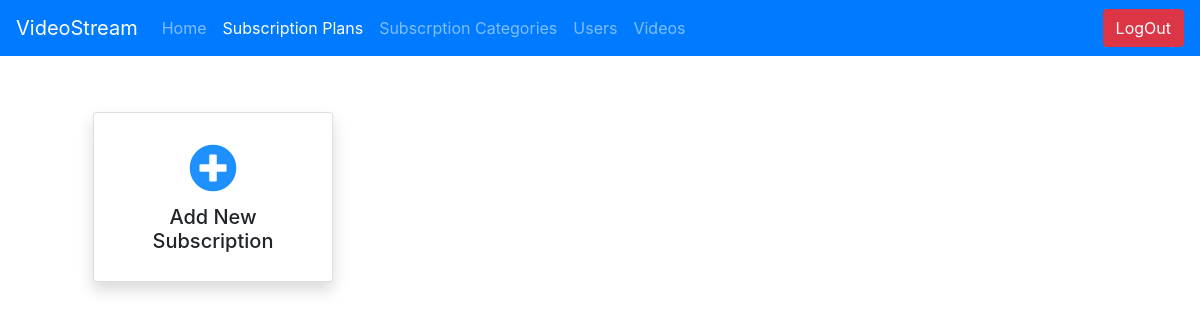
Before: /video_stream_admin/subscription_plans/ (signed in) with the older database file.
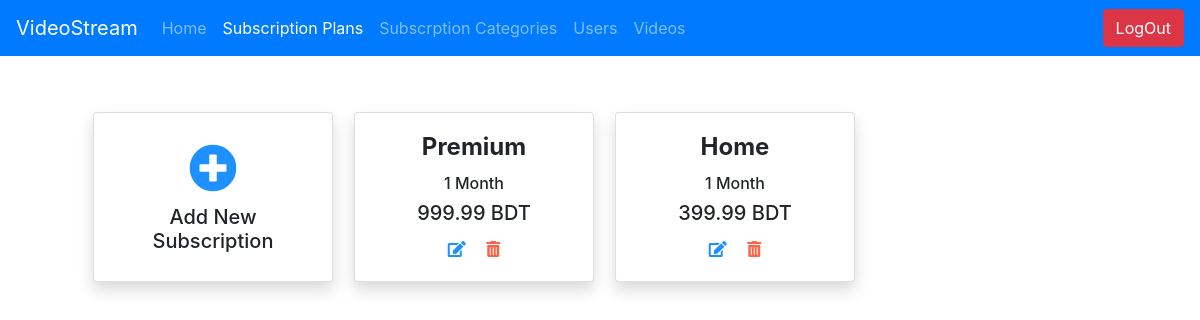
After: the same page with the newer database file.
### video_stream_app/models.py (models this page shows, shortened)
class Subscription(models.Model):
    id = models.AutoField(primary_key=True)
    subscription_type = models.ForeignKey(SubscriptionType,
                                          on_delete=models.SET_NULL, blank=True, null=True)
    subscription_price = models.DecimalField(
        max_digits=10, decimal_places=2, default=0)
    subscription_validity = models.IntegerField(
        default=0, verbose_name='subscription_validity (Months)')
    created_at = models.DateTimeField(auto_now_add=True)
    updated_at = models.DateField(auto_now=True)

class SubscriptionType(models.Model):
    id = models.AutoField(primary_key=True)
    type_name = models.CharField(
        max_length=50, blank=False, null=False, unique=True)

### video_stream_app/views.py (the view)
# urls.py: path('video_stream_admin/subscription_plans/', views.subscription_plan_list,
@login_required(login_url='/video_stream_admin/')
def subscription_plan_list(request):
    return render(request, 'video_stream_app/subscriptions.html',
                  {
                      'subscriptions': models.Subscription.objects.all(),
                      'title': 'Available Plans',
                      'is_logged_in': request.user.is_authenticated,
                      'subscription_plans': 'active',
                      'admin': True
                  })

### video_stream_app/templates/video_stream_app/subscriptions.html (shortened to what this page needs)
{% extends 'base.html' %}
{% load static %}
{% block content %}
    <div class="container">
        <div class="m-5 text-center">
            <div class="row">
                <div class="col-md-3 my-2">
                    <div class="card shadow" style="width: 15rem;">
                        <div class="card-body">
                            <a href="/video_stream_admin/subscriptions/add/">
                                <span style="font-size: 48px; color: Dodgerblue;">
                                    <i class="fas fa-plus-circle"></i>
                                </span>
                            </a>
                            <h5> Add New Subscription </h5>
                        </div>
                    </div>
                </div>
                {% for subscription in subscriptions %}
                    <div class="col-md-3 my-2">
                        <div class="card shadow" style="width: 15rem;">
                            <div class="card-body">
                                <h4 class="card-title"> <strong>{{ subscription.subscription_type.type_name}}</strong></h4>
                                <h6>
                                    {{ subscription.subscription_validity}}
                                    {% if subscription.subscription_validity == 1 %}
                                        Month
                                    {% else %}
                                        Months
                                    {% endif %}
                                </h6>
                                <h5> {{ subscription.subscription_price}} BDT </h5>
                                <div class="pt-1">
                                    <a href="/video_stream_admin/subscriptions/edit__{{ subscription.pk }}/">
                                        <span style="color: Dodgerblue;" class="pr-2">
                                            <i class="fas fa-edit"></i>
                                        </span>
                                    </a>
                                    <a href="/video_stream_admin/subscriptions/delete__{{ subscription.pk }}/">
                                        <span style="color: tomato;" class="pl-2">
                                            <i class="fas fa-trash-alt"></i>
                                        </span>
                                    </a>
                                </div>
                            </div>
                        </div>
                    </div>
                {% endfor %}
            </div>
        </div>
    </div>
{% endblock %}

Changed rows visible on the page:
added Subscription: subscription_type.type_name "Premium", subscription_validity "1", shows "Month", subscription_price "999.99"
added Subscription: subscription_type.type_name "Home", subscription_validity "1", shows "Month", subscription_price "399.99"
